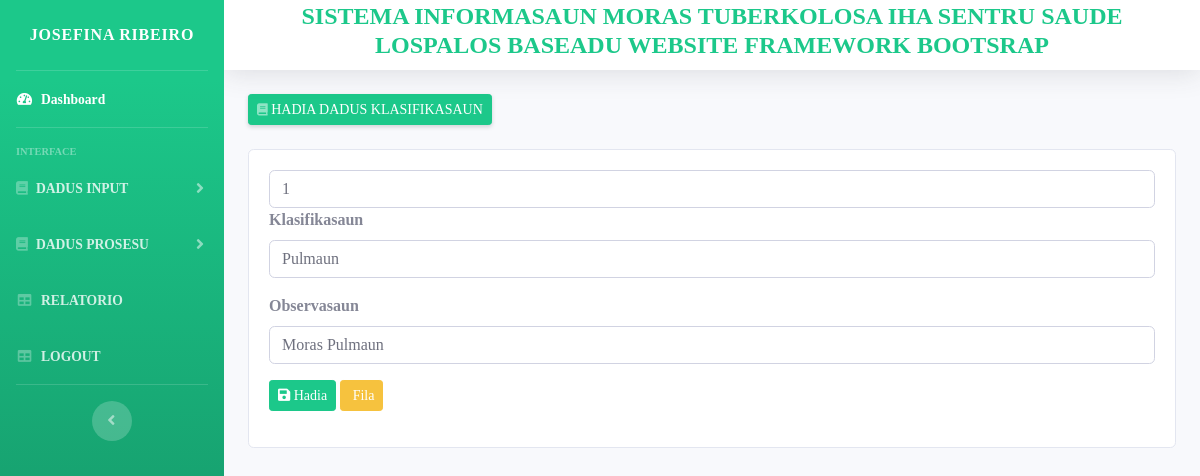
Page /?page=hadiaKlasifikasaun&id=1 (signed in) on the committed database.
### tables this page shows
CREATE TABLE `tb_klasifikasaun` (
  `id_klasifikasaun` int(11) NOT NULL,
  `nrn_klasifikasaun` char(50) NOT NULL,
  `obs_klasifikasaun` char(250) NOT NULL
);

### config/function.php (called while the page is built, shortened)
<?php
function mq($sql){
	global $conn;
	return $mq = mysqli_query($conn, $sql);
}
function mfa($qName){
	return $mfa = mysqli_fetch_array($qName);
}
?>

### database/master/klasifikasaun/hadia.php (the view, shortened to what this page needs)
<?php
$id = $_GET['id'];
?>
<div class="col-lg-12 col-md-12">
	<div class="card">
		<div class="card-body card-block">
			<?php
				$data = mfa(mq("SELECT * FROM tb_klasifikasaun WHERE id_klasifikasaun='$id' "));
			 ?>
			<form action="" method="post" enctype="multipart/form-data">
				<input type="text" class="form-control" name="id_klasifikasaun" value="<?= $data['id_klasifikasaun'] ?>">
				<div class="form-group"><label for="company" class=" form-control-label">Klasifikasaun</label><input type="text" name="nrn_klasifikasaun" id="company" value="<?= $data['nrn_klasifikasaun'] ?>" class="form-control"></div>
					<div class="form-group"><label for="folin" class=" form-control-label">Observasaun</label><input type="text" name="obs" id="folin" value="<?= $data['obs_klasifikasaun'] ?>" class="form-control"></div>
					<div class="form-group">
						<button type="submit" name="hadia" class="btn btn-success btn-sm"><i class="menu-icon fa fa-save"></i> Hadia</button>
						<a href="?page=klasifikasaun" class="btn btn-warning btn-sm"><i class="menu-icon fa fa-mail-reply-all"></i> Fila</a>
					</div>
				</form>
			</div>
		</div>
	</div>

### template/sidebar.php (shortened to what this page needs)
<ul class="navbar-nav bg-gradient-success sidebar sidebar-dark accordion" id="accordionSidebar">
           <a class="sidebar-brand d-flex align-items-center justify-content-center" href="?page=dashboard">
               <div class="sidebar-brand-text "><?= $dataAdmin['nrn_admin'] ?></div>
           </a>
           <hr class="sidebar-divider my-0">
           <li class="nav-item active">
               <a class="nav-link" href="?page=dashboard">
                   <i class="fas fa-fw fa-tachometer-alt"></i>
                   <span>Dashboard</span></a>
           </li>
           <hr class="sidebar-divider">
           <div class="sidebar-heading">
               Interface
           </div>
           <li class="nav-item">
               <a class="nav-link collapsed" href="#" data-toggle="collapse" data-target="#collapseTwo"
                   aria-expanded="true" aria-controls="collapseTwo">
                   <i class="fas fa-book"></i>
                   <span>DADUS INPUT</span>
               </a>
           </li>
           <li class="nav-item">
               <a class="nav-link collapsed" href="#" data-toggle="collapse" data-target="#collapseOne"
                   aria-expanded="true" aria-controls="collapseOne">
                   <i class="fas fa-book"></i>
                   <span>DADUS PROSESU</span>
               </a>
           </li>
           <li class="nav-item">
               <a class="nav-link" href="?page=relatorio">
                   <i class="fas fa-fw fa-table"></i>
                   <span>RELATORIO</span></a>
           </li>
           <li class="nav-item">
               <a class="nav-link" href="logs/logout.php">
                   <i class="fas fa-fw fa-table"></i>
                   <span>LOGOUT</span></a>
           </li>
           <hr class="sidebar-divider d-none d-md-block">
           <div class="text-center d-none d-md-inline">
               <button class="rounded-circle border-0" id="sidebarToggle"></button>
           </div>
       </ul>

### template/header.php (style rules this page uses)
* { font-family: MV Boli; font-weight: bold; }

### rows in the picture
tb_klasifikasaun: id_klasifikasaun "1", nrn_klasifikasaun "Pulmaun", obs "Moras Pulmaun"

### other values in the picture
$dataAdmin['nrn_admin'] "JOSEFINA RIBEIRO"
$title "HADIA DADUS KLASIFIKASAUN"
